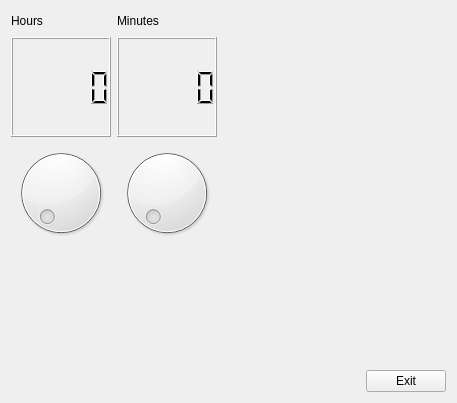
<?xml version="1.0" encoding="UTF-8"?>
<ui version="4.0">
 <class>MyForm</class>
 <widget class="QWidget" name="MyForm">
  <property name="geometry">
   <rect>
    <x>0</x>
    <y>0</y>
    <width>457</width>
    <height>403</height>
   </rect>
  </property>
  <property name="windowTitle">
   <string>Form</string>
  </property>
  <layout class="QVBoxLayout" name="verticalLayout_6">
   <item>
    <layout class="QVBoxLayout" name="verticalLayout_5">
     <item>
      <layout class="QVBoxLayout" name="verticalLayout_4">
       <item>
        <layout class="QVBoxLayout" name="verticalLayout_3">
         <item>
          <layout class="QHBoxLayout" name="horizontalLayout">
           <item>
            <widget class="QLabel" name="label">
             <property name="minimumSize">
              <size>
               <width>100</width>
               <height>0</height>
              </size>
             </property>
             <property name="text">
              <string>Hours</string>
             </property>
            </widget>
           </item>
           <item>
            <widget class="QLabel" name="label_2">
             <property name="minimumSize">
              <size>
               <width>100</width>
               <height>0</height>
              </size>
             </property>
             <property name="text">
              <string>Minutes</string>
             </property>
            </widget>
           </item>
           <item>
            <spacer name="horizontalSpacer_4">
             <property name="orientation">
              <enum>Qt::Horizontal</enum>
             </property>
             <property name="sizeHint" stdset="0">
              <size>
               <width>40</width>
               <height>20</height>
              </size>
             </property>
            </spacer>
           </item>
          </layout>
         </item>
         <item>
          <layout class="QHBoxLayout" name="horizontalLayout_3">
           <item>
            <widget class="QLCDNumber" name="lcdNumber">
             <property name="minimumSize">
              <size>
               <width>100</width>
               <height>100</height>
              </size>
             </property>
            </widget>
           </item>
           <item>
            <widget class="QLCDNumber" name="lcdNumber_2">
             <property name="minimumSize">
              <size>
               <width>100</width>
               <height>0</height>
              </size>
             </property>
            </widget>
           </item>
           <item>
            <spacer name="horizontalSpacer_3">
             <property name="orientation">
              <enum>Qt::Horizontal</enum>
             </property>
             <property name="sizeHint" stdset="0">
              <size>
               <width>40</width>
               <height>20</height>
              </size>
             </property>
            </spacer>
           </item>
          </layout>
         </item>
        </layout>
       </item>
       <item>
        <layout class="QHBoxLayout" name="horizontalLayout_4">
         <item>
          <widget class="QDial" name="dial">
           <property name="maximum">
            <number>23</number>
           </property>
          </widget>
         </item>
         <item>
          <widget class="QDial" name="dial_2">
           <property name="maximum">
            <number>59</number>
           </property>
          </widget>
         </item>
         <item>
          <spacer name="horizontalSpacer_2">
           <property name="orientation">
            <enum>Qt::Horizontal</enum>
           </property>
           <property name="sizeHint" stdset="0">
            <size>
             <width>40</width>
             <height>20</height>
            </size>
           </property>
          </spacer>
         </item>
        </layout>
       </item>
      </layout>
     </item>
     <item>
      <layout class="QHBoxLayout" name="horizontalLayout_2">
       <item>
        <spacer name="horizontalSpacer">
         <property name="orientation">
          <enum>Qt::Horizontal</enum>
         </property>
         <property name="sizeHint" stdset="0">
          <size>
           <width>40</width>
           <height>20</height>
          </size>
         </property>
        </spacer>
       </item>
       <item>
        <layout class="QVBoxLayout" name="verticalLayout">
         <item>
          <spacer name="verticalSpacer">
           <property name="orientation">
            <enum>Qt::Vertical</enum>
           </property>
           <property name="sizeHint" stdset="0">
            <size>
             <width>20</width>
             <height>40</height>
            </size>
           </property>
          </spacer>
         </item>
         <item>
          <widget class="QPushButton" name="pushButton">
           <property name="text">
            <string>Exit</string>
           </property>
          </widget>
         </item>
        </layout>
       </item>
      </layout>
     </item>
    </layout>
   </item>
  </layout>
 </widget>
 <resources/>
 <connections>
  <connection>
   <sender>pushButton</sender>
   <signal>clicked(bool)</signal>
   <receiver>MyForm</receiver>
   <slot>close()</slot>
   <hints>
    <hint type="sourcelabel">
     <x>405</x>
     <y>380</y>
    </hint>
    <hint type="destinationlabel">
     <x>456</x>
     <y>373</y>
    </hint>
   </hints>
  </connection>
  <connection>
   <sender>dial_2</sender>
   <signal>valueChanged(int)</signal>
   <receiver>lcdNumber_2</receiver>
   <slot>display(int)</slot>
   <hints>
    <hint type="sourcelabel">
     <x>158</x>
     <y>179</y>
    </hint>
    <hint type="destinationlabel">
     <x>159</x>
     <y>121</y>
    </hint>
   </hints>
  </connection>
  <connection>
   <sender>dial</sender>
   <signal>valueChanged(int)</signal>
   <receiver>lcdNumber</receiver>
   <slot>display(int)</slot>
   <hints>
    <hint type="sourcelabel">
     <x>65</x>
     <y>222</y>
    </hint>
    <hint type="destinationlabel">
     <x>66</x>
     <y>120</y>
    </hint>
   </hints>
  </connection>
 </connections>
</ui>
